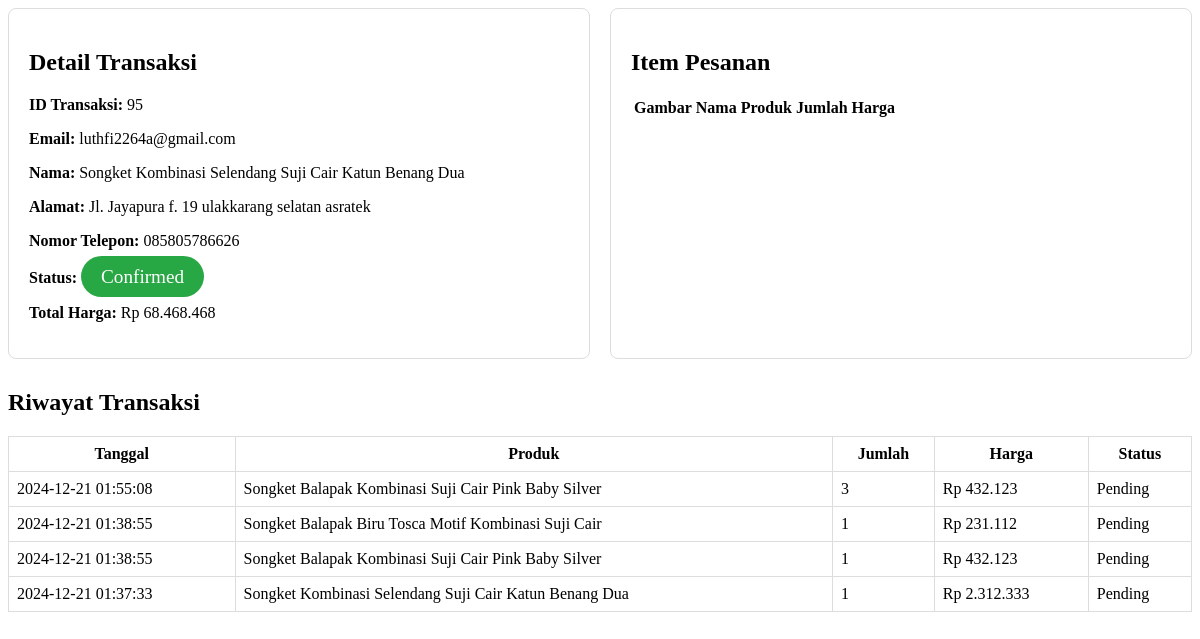
Page /detail_transaksi.php?id=95 on the committed database.
### tables this page shows
CREATE TABLE `transactions` (
  `id` int(11) NOT NULL,
  `email` varchar(255) NOT NULL,
  `name` varchar(255) NOT NULL,
  `address` text NOT NULL,
  `phone` varchar(20) NOT NULL,
  `total_price` decimal(10,2) NOT NULL,
  `payment_proof` varchar(255) NOT NULL,
  `status` varchar(50) NOT NULL,
  `created_at` datetime DEFAULT current_timestamp()
);

CREATE TABLE `order_item` (
  `id` int(11) NOT NULL,
  `transaction_id` int(11) NOT NULL,
  `product_id` int(11) NOT NULL,
  `quantity` int(11) NOT NULL,
  `price` decimal(10,2) NOT NULL
);

CREATE TABLE `products` (
  `id` int(11) NOT NULL,
  `name` varchar(255) NOT NULL,
  `description` text DEFAULT NULL,
  `category_id` int(11) NOT NULL,
  `price` decimal(10,2) NOT NULL,
  `stock` int(11) NOT NULL,
  `image` varchar(255) NOT NULL,
  `created_at` timestamp NOT NULL DEFAULT current_timestamp()
);

### detail_transaksi.php (the view, shortened to what this page needs)
<?php
include 'phpconection.php';
$transaction_id = $_GET['id'] ?? null;
$transaction_query = "SELECT * FROM transactions WHERE id = ?";
$transaction_stmt = $db->prepare($transaction_query);
$transaction_stmt->bind_param('i', $transaction_id);
$transaction_stmt->execute();
$transaction_result = $transaction_stmt->get_result();
$transaction = $transaction_result->fetch_assoc();
$email = $transaction['email'] ?? null;
$transactions = [];
if ($email) {
    $history_query = "SELECT t.created_at, oi.product_id, p.name AS product_name, oi.quantity, oi.price, t.status
                      FROM transactions t
                      JOIN order_item oi ON t.id = oi.transaction_id
                      JOIN products p ON oi.product_id = p.id
                      WHERE t.email = ? ORDER BY t.created_at DESC";
    $history_stmt = $db->prepare($history_query);
    $history_stmt->bind_param('s', $email);
    $history_stmt->execute();
    $history_result = $history_stmt->get_result();
    $transactions = $history_result->fetch_all(MYSQLI_ASSOC);
}
?>
<div class="container mt-5">
        <div class="transaction-container">
            <div class="transaction-detail">
                <h2>Detail Transaksi</h2>
                <p><strong>ID Transaksi:</strong> <?php echo htmlspecialchars($transaction['id']); ?></p>
                <p><strong>Email:</strong> <?php echo htmlspecialchars($transaction['email']); ?></p>
                <p><strong>Nama:</strong> <?php echo htmlspecialchars($transaction['name']); ?></p>
                <p><strong>Alamat:</strong> <?php echo htmlspecialchars($transaction['address']); ?></p>
                <p><strong>Nomor Telepon:</strong> <?php echo htmlspecialchars($transaction['phone']); ?></p>
                <p><strong>Status:</strong>
                    <span class="badge-status <?php
                        if (strcasecmp($transaction['status'], 'Confirmed') === 0) echo 'badge-confirmed';
                        elseif (strcasecmp($transaction['status'], 'Pending') === 0) echo 'badge-pending';
                        elseif (strcasecmp($transaction['status'], 'Failed') === 0) echo 'badge-failed';
                    ?>">
                        <?php echo htmlspecialchars($transaction['status']); ?>
                    </span>
                </p>
                <p><strong>Total Harga:</strong> Rp <?php echo number_format($transaction['total_price'], 0, ',', '.'); ?></p>
            </div>
            <div class="order-items">
                <h2>Item Pesanan</h2>
                <table class="table">
                    <thead>
                        <tr>
                            <th>Gambar</th>
                            <th>Nama Produk</th>
                            <th>Jumlah</th>
                            <th>Harga</th>
                        </tr>
                    </thead>
                </table>
            </div>
        </div>
        <div class="transaction-history">
            <h2>Riwayat Transaksi</h2>
            <?php if (!empty($transactions)): ?>
                <table class="transaction-table">
                    <thead>
                        <tr>
                            <th>Tanggal</th>
                            <th>Produk</th>
                            <th>Jumlah</th>
                            <th>Harga</th>
                            <th>Status</th>
                        </tr>
                    </thead>
                    <tbody>
                        <?php foreach ($transactions as $transaction): ?>
                            <tr>
                                <td><?php echo htmlspecialchars($transaction['created_at']); ?></td>
                                <td><?php echo htmlspecialchars($transaction['product_name']); ?></td>
                                <td><?php echo htmlspecialchars($transaction['quantity']); ?></td>
                                <td>Rp <?php echo number_format($transaction['price'], 0, ',', '.'); ?></td>
                                <td><?php echo htmlspecialchars($transaction['status']); ?></td>
                            </tr>
                        <?php endforeach; ?>
                    </tbody>
                </table>
            <?php else: ?>
                <p>Belum ada transaksi.</p>
            <?php endif; ?>
        </div>
    </div>

### detail_transaksi.php (style rules this page uses)
.transaction-container { display: flex; justify-content: space-between; gap: 20px; }
.transaction-detail, .order-items { flex: 1; border: 1px solid #ddd; padding: 20px; border-radius: 8px; }
.transaction-history { margin-top: 30px; }
.transaction-table { width: 100%; border-collapse: collapse; }
.transaction-table th, .transaction-table td { border: 1px solid #ddd; padding: 8px; }
.badge-status { font-size: 1.2rem; padding: 10px 20px; border-radius: 50px; }
.badge-confirmed { background-color: #28a745; color: white; }

### rows in the picture
transactions: id "95", email "luthfi2264a@gmail.com", name "Songket Kombinasi Selendang Suji Cair Katun Benang Dua", address "Jl. Jayapura f. 19 ulakkarang selatan asratek", phone "085805786626", status "Confirmed", total_price "68.468.468"
order_item: transaction.created_at "2024-12-21 01:55:08", product.name "Songket Balapak Kombinasi Suji Cair Pink Baby Silver", quantity "3", price "432.123", transaction.status "Pending"
order_item: transaction.created_at "2024-12-21 01:38:55", product.name "Songket Balapak Biru Tosca Motif Kombinasi Suji Cair", quantity "1", price "231.112", transaction.status "Pending"
order_item: transaction.created_at "2024-12-21 01:38:55", product.name "Songket Balapak Kombinasi Suji Cair Pink Baby Silver", quantity "1", price "432.123", transaction.status "Pending"
order_item: transaction.created_at "2024-12-21 01:37:33", product.name "Songket Kombinasi Selendang Suji Cair Katun Benang Dua", quantity "1", price "2.312.333", transaction.status "Pending"
